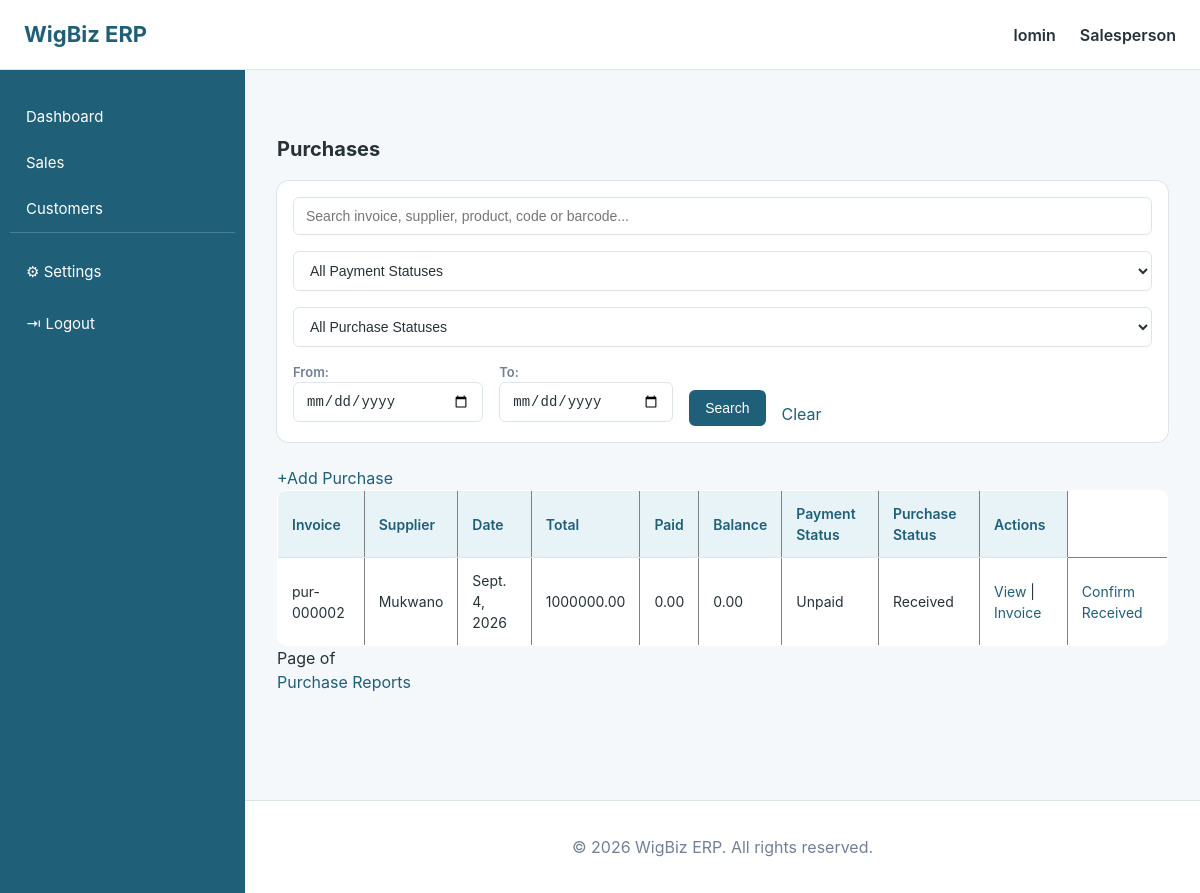
The page /purchase/ (signed in) on the database as committed earlier.
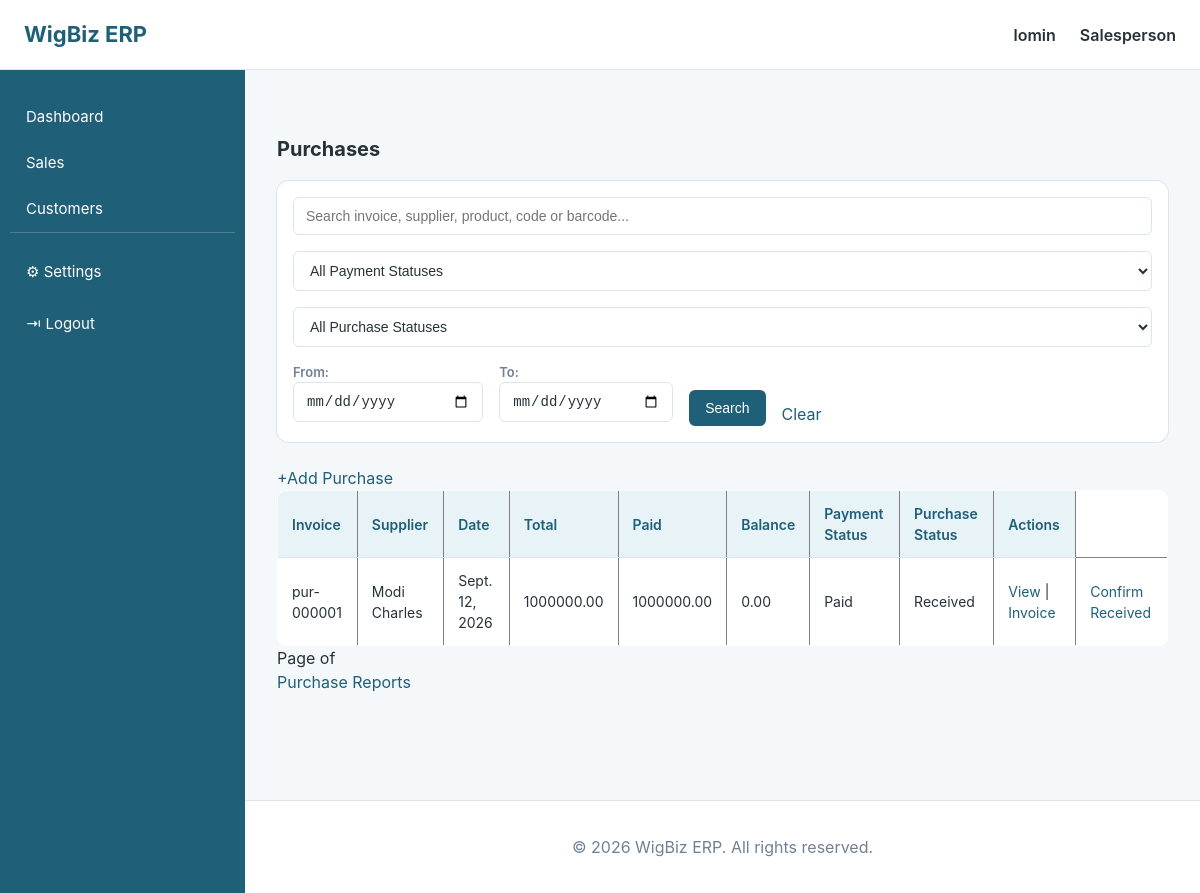
The same page on the database as committed later.
### purchases/models.py (models this page shows, shortened)
class Purchase(models.Model):
    class Status(models.TextChoices):
        PENDING = "PENDING", "Pending"
        RECEIVED = "RECEIVED", "Received"
        CANCELLED = "CANCELLED", "Cancelled"
    PAYMENT_STATUS = (
        ("PAID", "Paid"),
        ("PARTIAL", "Partial"),
        ("UNPAID", "Unpaid"),
    )
    supplier = models.ForeignKey(Supplier,on_delete=models.PROTECT,related_name="purchases")
    invoice_number = models.CharField(max_length=50,unique=True)
    purchase_date = models.DateField()
    status = models.CharField(max_length=20,choices=Status.choices,default=Status.PENDING)
    total_amount = models.DecimalField(max_digits=12,decimal_places=2,default=0)
    paid_amount = models.DecimalField(max_digits=12,decimal_places=2,default=0)
    balance = models.DecimalField(max_digits=12,decimal_places=2,default=0)
    payment_status = models.CharField(max_length=10,choices=PAYMENT_STATUS,default="UNPAID")
    created_by = models.ForeignKey(User,on_delete=models.SET_NULL,null=True)
    created_at = models.DateTimeField(auto_now_add=True)

### suppliers/models.py (models this page shows)
class Supplier(models.Model):
    name = models.CharField(
        max_length=100
    )
    company_name = models.CharField(
        max_length=100,
        blank=True
    )
    phone = models.CharField(
        max_length=20
    )
    email = models.EmailField(
        blank=True
    )
    address = models.TextField(
        blank=True
    )
    balance = models.DecimalField(
        max_digits=12,
        decimal_places=2,
        default=0,
        validators=[
            MinValueValidator(0)
        ]
    )
    is_active = models.BooleanField(
        default=True
    )
    created_at = models.DateTimeField(
        auto_now_add=True
    )
    updated_at = models.DateTimeField(
        auto_now=True
    )
    def __str__(self):
        return self.name

### purchases/views.py (the view, shortened to what this page needs)
# urls.py: path("", views.view_purchase, name="view_purchase"),
@login_required
def view_purchase(request):
    purchases = Purchase.objects.select_related(
        "supplier",
        "created_by",
    ).all()
    search = request.GET.get("search", "").strip()
    payment_status = request.GET.get("payment_status", "").strip()
    purchase_status = request.GET.get("purchase_status", "").strip()
    date_from = request.GET.get("date_from", "").strip()
    date_to = request.GET.get("date_to", "").strip()
    if payment_status:
        purchases = purchases.filter(
            payment_status=payment_status
        )
    if purchase_status:
        purchases = purchases.filter(
            status=purchase_status
        )
    if date_from:
        purchases = purchases.filter(
            purchase_date__gte=date_from
        )
    if date_to:
        purchases = purchases.filter(
            purchase_date__lte=date_to
        )
    purchases = purchases.distinct().order_by(
        "-purchase_date",
        "-id",
    )
    paginator = Paginator(
    purchases,
    10,
    )
    page_number = request.GET.get("page")
    page_obj = paginator.get_page(
    page_number
    )
    return render(
        request,
        "purchase/view_purchase.html",
        {
            "purchases": page_obj,
            "search": search,
            "payment_status": payment_status,
            "purchase_status": purchase_status,
            "date_from": date_from,
            "date_to": date_to,
        },
    )

### templates/purchase/view_purchase.html (shortened to what this page needs)
{% extends "dashboard/home.html" %}
{% block content %}
<h2>Purchases</h2>
<form method="GET">
    <input
        type="text"
        name="search"
        placeholder="Search invoice, supplier, product, code or barcode..."
        value="{{ search }}"
    >
    <select name="payment_status">
        <option value="">
            All Payment Statuses
        </option>
    </select>
    <select name="purchase_status">
        <option value="">
            All Purchase Statuses
        </option>
    </select>
    <label>
        From:
        <input
            type="date"
            name="date_from"
            value="{{ date_from }}"
        >
    </label>
    <label>
        To:
        <input
            type="date"
            name="date_to"
            value="{{ date_to }}"
        >
    </label>
    <button type="submit">
        Search
    </button>
    <a href="{% url 'purchase:view_purchase' %}">
        Clear
    </a>
</form>
<br>
<a href="{% url 'purchase:add_purchase' %}">
        +Add Purchase
    </a>
<table border="1" cellpadding="8" cellspacing="0">
    <thead>
        <tr>
            <th>Invoice</th>
            <th>Supplier</th>
            <th>Date</th>
            <th>Total</th>
            <th>Paid</th>
            <th>Balance</th>
            <th>Payment Status</th>
            <th>Purchase Status</th>
            <th>Actions</th>
        </tr>
    </thead>
    <tbody>
        {% for purchase in purchases %}
        <tr>
            <td>
                {{ purchase.invoice_number }}
            </td>
            <td>
                {{ purchase.supplier }}
            </td>
            <td>
                {{ purchase.purchase_date }}
            </td>
            <td>
                {{ purchase.total_amount }}
            </td>
            <td>
                {{ purchase.paid_amount }}
            </td>
            <td>
                {{ purchase.balance }}
            </td>
            <td>
                {{ purchase.get_payment_status_display }}
            </td>
            <td>
                {{ purchase.get_status_display }}
            </td>
            <td>
                <a href="{% url 'purchase:purchase_details' purchase.id %}">
                    View
                </a>
                |
                <a href="{% url 'purchase:purchase_invoice' purchase.id %}">
                    Invoice
                </a>
            </td>
            <td>
                <a href="{% url 'purchase:confirm_receive' id=purchase.id %}">
                Confirm Received
            </a>
        </td>
        </tr>
        {% empty %}
        <tr>
            <td colspan="9">
                No purchases found.
            </td>
        </tr>
        {% endfor %}
    </tbody>
</table>
<div>
    <span>
        Page {{ page_obj.number }}
        of {{ page_obj.paginator.num_pages }}
    </span>
</div>
<a href="{% url 'purchase:purchase_reports' %}">
    Purchase Reports
</a>
{% endblock %}

Rows that differ between the two databases and show on the page:
changed Purchase "Received": invoice_number "pur-000002" → "pur-000001"; supplier "Mukwano" → "Modi Charles"; purchase_date "Sept. 4, 2026" → "Sept. 12, 2026"; paid_amount "0.00" → "1000000.00"; payment_status "Unpaid" → "Paid"
